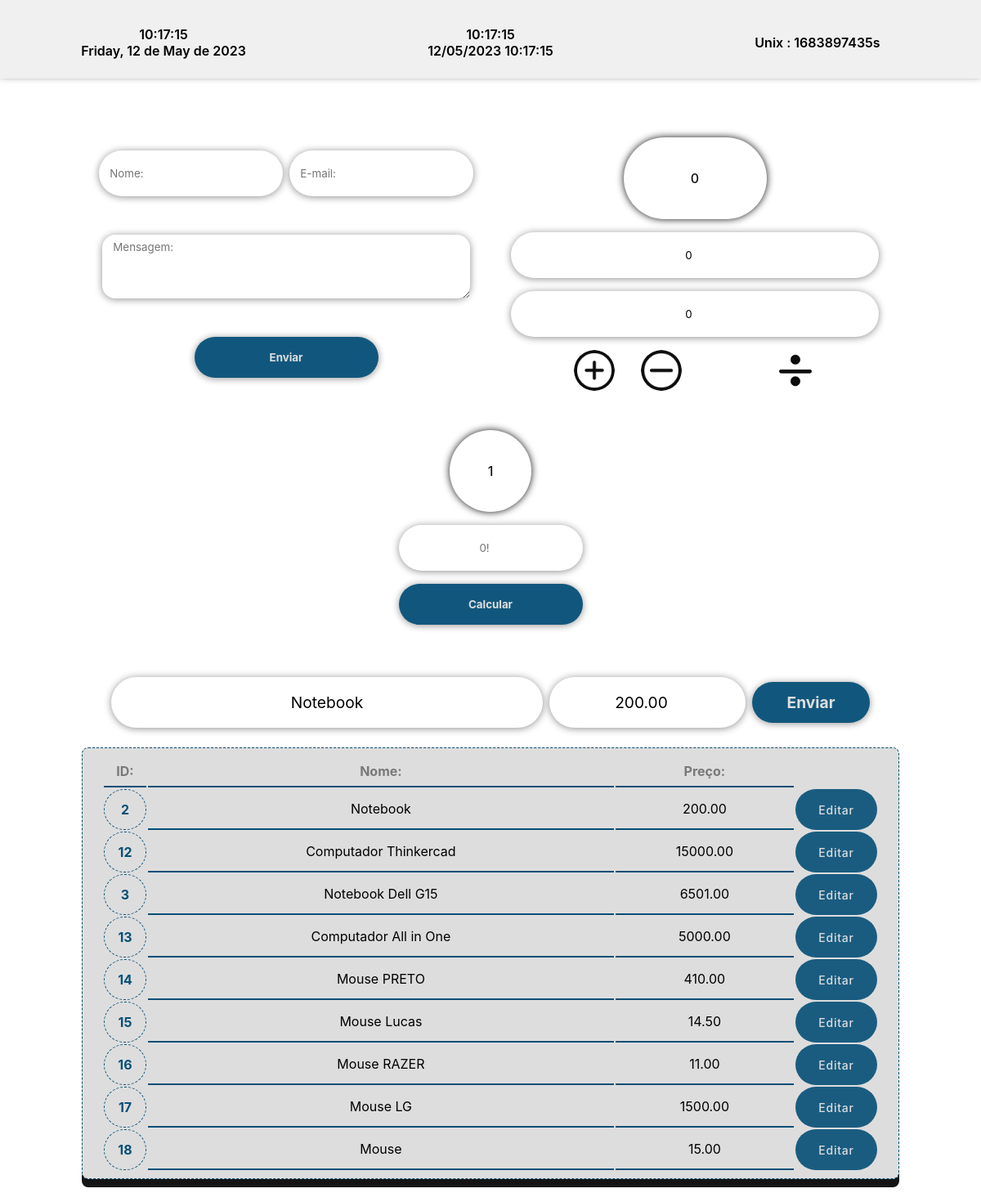
The app's page /index.php?id=2 with its own data.
### tables this page shows
CREATE TABLE IF NOT EXISTS `produtos` (
  `id` int NOT NULL AUTO_INCREMENT,
  `nome` varchar(140) NOT NULL,
  `preco` decimal(16,2) NOT NULL,
  PRIMARY KEY (`id`)
);

### index.php (the view, shortened to what this page needs)
<?php
$resultadoF = 1;
$aux = 0;
?>
<?php
$host = "localhost";
$login = "root";
$senha = "";
$nomebd = "bd-7-em-1";
$mysqli = new mysqli($host, $login, $senha, $nomebd);
$retorno = $mysqli->query("SELECT * FROM produtos");
?>
<?php
$nomeProduto = '';
$precoProduto = '';
if ($retorno->num_rows > 0) {
    echo "<table  class='tabela'>";
    echo "
            <tr>
                <th id='thId'>ID:</th>
                <th>Nome:</th>
                <th>Preço:</th>
            </tr>
            ";
    while ($row = $retorno->fetch_assoc()) {
        echo "<tr>
                        <td id='idTabela'>" . $row["id"] . "</td>
                        <td>" . $row["nome"] . "</td>
                        <td>" . $row["preco"] . "</td>
                        <td id='botaoTabela'><a href='index.php?id=$row[id]#resultado'>Editar</a></td>
                    </tr>";
    }
    if (!empty($_GET['id'])) {
?>
<?php
        $id = $_GET['id'];
        $sqlSelect = "SELECT * FROM produtos WHERE id=$id";
        $resultadoById = $mysqli->query($sqlSelect);
        if ($resultadoById->num_rows > 0) {
            while ($produto = $resultadoById->fetch_assoc()) {
                $nomeProduto = $produto['nome'];
                $precoProduto = $produto['preco'];
            }
        }
    }
}
?>
<?php
$calc = 0;
?>
<head>
    <link rel="stylesheet" href="/assets/css/style.css">
</head>
<body>
    <nav>
        <div class="mostrahora" id="mostrahora1">
            <?php
            $data = getdate();
            print_r($data['hours'] . ':' . $data['minutes'] . ':' . $data['seconds']);
            echo "<br>";
            print_r($data['weekday'] . ', ' . $data['mday'] . ' de ' . $data['month'] . ' de ' . $data['year']);
            ?>
        </div>
        <div class="mostrahora" id="mostrahora2">
            <?php
            $data2 = new DateTime();
            echo $data2->format('H:i:s');
            echo "<br>";
            echo $data2->format('d/m/Y H:i:s');
            ?>
        </div>
        <div class="mostrahora" id="mostrahora3">
            <?php
            echo "Unix : " . strtotime("now") . 's';
            ?>
        </div>
    </nav>
    <section>
        <div class="container">
            <div class="areaMsg">
                <form action="" method="POST">
                    <input type="text" name="nome" id="" placeholder="Nome:">
                    <input type="email" name="email" id="" placeholder="E-mail:">
                    <textarea id="msg" name="msg" rows="4" cols="50" placeholder="Mensagem:"></textarea>
                    <input type="submit" value="Enviar">
                </form>
            </div>
            <div class="areaCalc">
                <form action="" method="POST" id="calc">
                    <input readonly type="text" name="" id="" value='<?php echo $calc; ?>' style="cursor:default; text-align:center; font-size:1rem; color:var(--escuro); font-weight:500; width: 35%; min-width:100px; height: 100px; border-radius: 100px; box-shadow: 0 0 10px var(--escuro);">
                    <input type="number" name="a" id="" step="any" placeholder="A:" value="0">
                    <input type="number" name="b" id="" step="any" placeholder="B:" value="0">
                    <div class="Calbtns">
                        <input type="submit" value="" name="soma" id="soma">
                        <input type="submit" value="" name="sub" id="subtrai">
                        <input type="submit" value="" name="mult">
                        <input type="submit" value="" name="div">
                    </div>
                </form>
            </div>
            <div class="areaFat">
                <form action="" method="POST" id="fat">
                    <input readonly type="text" name="" id="" min="0" value='<?php echo $resultadoF; ?>' style="cursor:default; text-align:center; font-size:1rem; color:var(--escuro); font-weight:500; height: 100px;<?php if ($resultadoF <= 999999) {
                                                                                                                                                                                                                            echo "width:100px;";
                                                                                                                                                                                                                        } ?> border-radius: 100px; box-shadow: 0 0 10px var(--escuro);">
                    <input type="number" name="fatorial" id="" min="0" placeholder='<?php echo $aux .  "!"; ?>'>
                    <input type="submit" value="Calcular" id="fat">
                </form>
            </div>
        </div>
    </section>
    <div class="areaResult" id="resultado">
        <form action="" method="POST">
            <input type="text" name="nomeItem" id="" placeholder="Nome:" value="<?php echo $nomeProduto ?>">
            <input type="number" step="any" min="0" name="precoItem" id="" placeholder="Preço:" value="<?php echo $precoProduto ?>">
            <input type="submit" name="update" value="Enviar">
        </form>
    </div>
</body>
</html>

### index.php (style rules this page uses)
.areaResult { display: flex; visibility: visible; }

### records on screen
produtos: id "2", nome "Notebook", preco "200.00", nomeItem "Notebook", precoItem "200.00"
produtos: id "12", nome "Computador Thinkercad", preco "15000.00"
produtos: id "3", nome "Notebook Dell G15", preco "6501.00"
produtos: id "13", nome "Computador All in One", preco "5000.00"
produtos: id "14", nome "Mouse PRETO", preco "410.00"
produtos: id "15", nome "Mouse Lucas", preco "14.50"
produtos: id "16", nome "Mouse RAZER", preco "11.00"
produtos: id "17", nome "Mouse LG", preco "1500.00"
produtos: id "18", nome "Mouse", preco "15.00"
